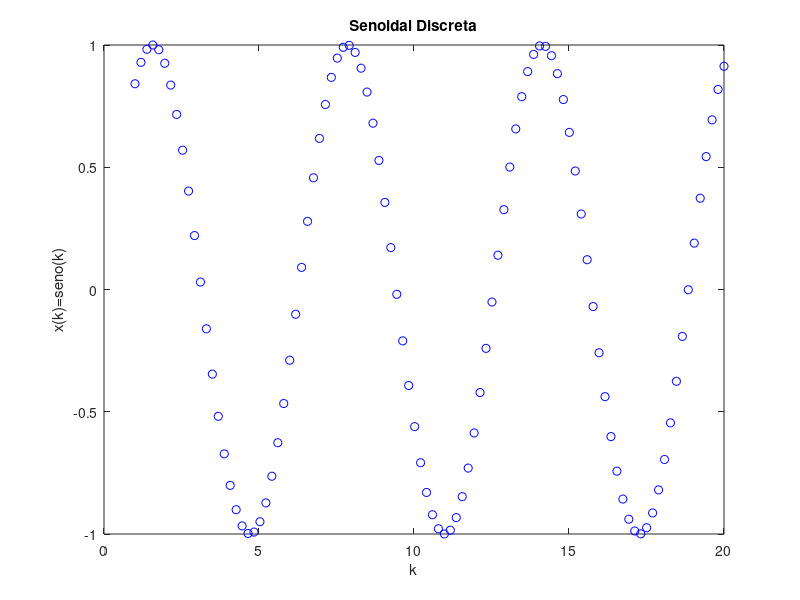

Write MATLAB code to recreate this figure.
% GENERADOR DE ESCALON UNITARIO DISCRETO

x = ones(1,11);
v = [0, 10, 0, 2];
axis(v);

plot(x, 'ro')
xlabel('k')
ylabel('x(k)')
title("Escalon Unitario Discreto");

% GENERADOR DE RAMPA UNITARIA DISCRETA

k= 0:10;        
x = k;
axis( [0, 10, 0, 10]);
grid

plot(k, x, 'ro')
xlabel('k')
ylabel('x(k)')
title("Rampa Unitaria Discreta");


% GENERACION DE LA FUNCION POTENCIAL X(K)=2^K

k = linspace(0, 5, 20);        
x = 2.^k;
grid on

plot(k, x, 'ro')
xlabel('k')
ylabel('x(k)')
title("Potencia Discreta");



% GENERACION DE LA FUNCION POTENCIAL X(K)=e^(2K)

k = linspace(1, 5, 20);        
x = exp(-2*k);
grid on

plot(k, x, 'ro')
xlabel('k')
ylabel('x(k)')
title("Exponencial Discreta");

% GENERACION DE LA FUNCION SENO: x(k)= sen(wkT)

k = linspace(1, 20);        
x = sin(k);
grid 

plot(k, x, 'bo')
xlabel('k')
ylabel('x(k)=seno(k)')
title("Senoidal Discreta");

